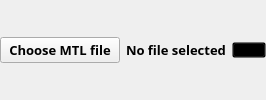
       <widget class="QWidget" name="MTLfile_Container" native="true">
        <property name="sizePolicy">
         <sizepolicy hsizetype="Fixed" vsizetype="Fixed">
          <horstretch>0</horstretch>
          <verstretch>0</verstretch>
         </sizepolicy>
        </property>
        <layout class="QHBoxLayout" name="horizontalLayout">
         <property name="spacing">
          <number>6</number>
         </property>
         <property name="leftMargin">
          <number>0</number>
         </property>
         <property name="topMargin">
          <number>0</number>
         </property>
         <property name="rightMargin">
          <number>0</number>
         </property>
         <property name="bottomMargin">
          <number>0</number>
         </property>
         <item>
          <widget class="QPushButton" name="MTLfile_choose">
           <property name="sizePolicy">
            <sizepolicy hsizetype="Fixed" vsizetype="Fixed">
             <horstretch>0</horstretch>
             <verstretch>0</verstretch>
            </sizepolicy>
           </property>
           <property name="minimumSize">
            <size>
             <width>120</width>
             <height>0</height>
            </size>
           </property>
           <property name="font">
            <font>
             <family>Segoe UI Semibold</family>
             <pointsize>10</pointsize>
             <weight>75</weight>
             <bold>true</bold>
            </font>
           </property>
           <property name="text">
            <string>Choose MTL file</string>
           </property>
          </widget>
         </item>
         <item>
          <widget class="QLabel" name="MTLfile_name">
           <property name="sizePolicy">
            <sizepolicy hsizetype="Fixed" vsizetype="Fixed">
             <horstretch>0</horstretch>
             <verstretch>0</verstretch>
            </sizepolicy>
           </property>
           <property name="font">
            <font>
             <family>Segoe UI Semibold</family>
             <pointsize>10</pointsize>
             <weight>75</weight>
             <bold>true</bold>
            </font>
           </property>
           <property name="styleSheet">
            <string notr="true"/>
           </property>
           <property name="text">
            <string>No file selected</string>
           </property>
           <property name="alignment">
            <set>Qt::AlignLeading|Qt::AlignLeft|Qt::AlignTop</set>
           </property>
           <property name="margin">
            <number>0</number>
           </property>
          </widget>
         </item>
         <item>
          <widget class="QPushButton" name="MTLfile_delete">
           <property name="sizePolicy">
            <sizepolicy hsizetype="Fixed" vsizetype="Fixed">
             <horstretch>0</horstretch>
             <verstretch>0</verstretch>
            </sizepolicy>
           </property>
           <property name="styleSheet">
            <string notr="true">background-color: transparent; padding: 0;</string>
           </property>
           <property name="text">
            <string/>
           </property>
           <property name="icon">
            <iconset resource="../res.qrc">
             <normaloff>:/images/DeleteButton.png</normaloff>:/images/DeleteButton.png</iconset>
           </property>
           <property name="iconSize">
            <size>
             <width>32</width>
             <height>32</height>
            </size>
           </property>
          </widget>
         </item>
        </layout>
       </widget>
